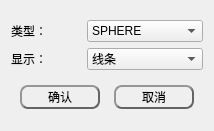
<?xml version="1.0" encoding="UTF-8"?>
<ui version="4.0">
 <class>BOX3DDlgClass</class>
 <widget class="QWidget" name="BOX3DDlgClass">
  <property name="geometry">
   <rect>
    <x>0</x>
    <y>0</y>
    <width>214</width>
    <height>131</height>
   </rect>
  </property>
  <property name="windowTitle">
   <string>3D包容盒子</string>
  </property>
  <layout class="QGridLayout" name="gridLayout_2">
   <item row="0" column="0">
    <layout class="QGridLayout" name="gridLayout">
     <item row="0" column="0">
      <widget class="QLabel" name="label_10">
       <property name="text">
        <string>类型：</string>
       </property>
      </widget>
     </item>
     <item row="0" column="1">
      <widget class="QComboBox" name="BOXtype">
       <item>
        <property name="text">
         <string>SPHERE</string>
        </property>
       </item>
       <item>
        <property name="text">
         <string>AABB</string>
        </property>
       </item>
       <item>
        <property name="text">
         <string>OBB</string>
        </property>
       </item>
       <item>
        <property name="text">
         <string>CONVEX HULL</string>
        </property>
       </item>
      </widget>
     </item>
     <item row="1" column="0">
      <widget class="QLabel" name="label_11">
       <property name="text">
        <string>显示：</string>
       </property>
      </widget>
     </item>
     <item row="1" column="1">
      <widget class="QComboBox" name="show">
       <item>
        <property name="text">
         <string>线条</string>
        </property>
       </item>
       <item>
        <property name="text">
         <string>凸壳</string>
        </property>
       </item>
      </widget>
     </item>
    </layout>
   </item>
   <item row="1" column="0">
    <layout class="QHBoxLayout" name="horizontalLayout">
     <item>
      <spacer name="horizontalSpacer">
       <property name="orientation">
        <enum>Qt::Horizontal</enum>
       </property>
       <property name="sizeHint" stdset="0">
        <size>
         <width>40</width>
         <height>20</height>
        </size>
       </property>
      </spacer>
     </item>
     <item>
      <widget class="QPushButton" name="btn_ok">
       <property name="minimumSize">
        <size>
         <width>80</width>
         <height>24</height>
        </size>
       </property>
       <property name="maximumSize">
        <size>
         <width>97</width>
         <height>16777215</height>
        </size>
       </property>
       <property name="styleSheet">
        <string notr="true">QPushButton{
	color: rgb(0, 0, 0);
	background-color: rgba(255, 255, 255,0);
	border:2px outset rgb(100, 100, 100);
	border-radius:8px;
  	text-align: center center;
} 

/*鼠标放在按钮上方*/
QPushButton:hover:enabled {
	background-color: rgba(255, 255, 255,150);
	border:2px outset rgba(100, 100, 100,150);
} 

/*鼠标点击按钮*/
QPushButton:pressed:enabled {
	background-color: rgba(255, 255, 255,255);
	border:4px outset rgba(100, 100, 100,255);
}

QPushButton:enabled{ 
	color: rgb(0, 0, 0);
	background-color: rgba(255, 255, 255,0);
	border:2px outset rgb(100, 100, 100);
}

QPushButton:disabled{ 
	color: rgb(150, 150, 150);
	background-color: rgba(150, 150, 150,0);
	border:2px outset rgb(100, 100, 100);
}</string>
       </property>
       <property name="text">
        <string>确认</string>
       </property>
      </widget>
     </item>
     <item>
      <spacer name="horizontalSpacer_2">
       <property name="orientation">
        <enum>Qt::Horizontal</enum>
       </property>
       <property name="sizeHint" stdset="0">
        <size>
         <width>40</width>
         <height>20</height>
        </size>
       </property>
      </spacer>
     </item>
     <item>
      <widget class="QPushButton" name="btn_cancel">
       <property name="minimumSize">
        <size>
         <width>80</width>
         <height>24</height>
        </size>
       </property>
       <property name="styleSheet">
        <string notr="true">QPushButton{
	color: rgb(0, 0, 0);
	background-color: rgba(255, 255, 255,0);
	border:2px outset rgb(100, 100, 100);
	border-radius:8px;
  	text-align: center center;
} 

/*鼠标放在按钮上方*/
QPushButton:hover:enabled {
	background-color: rgba(255, 255, 255,150);
	border:2px outset rgba(100, 100, 100,150);
} 

/*鼠标点击按钮*/
QPushButton:pressed:enabled {
	background-color: rgba(255, 255, 255,255);
	border:4px outset rgba(100, 100, 100,255);
}

QPushButton:enabled{ 
	color: rgb(0, 0, 0);
	background-color: rgba(255, 255, 255,0);
	border:2px outset rgb(100, 100, 100);
}

QPushButton:disabled{ 
	color: rgb(150, 150, 150);
	background-color: rgba(150, 150, 150,0);
	border:2px outset rgb(100, 100, 100);
}</string>
       </property>
       <property name="text">
        <string>取消</string>
       </property>
      </widget>
     </item>
     <item>
      <spacer name="horizontalSpacer_3">
       <property name="orientation">
        <enum>Qt::Horizontal</enum>
       </property>
       <property name="sizeHint" stdset="0">
        <size>
         <width>40</width>
         <height>20</height>
        </size>
       </property>
      </spacer>
     </item>
    </layout>
   </item>
  </layout>
 </widget>
 <layoutdefault spacing="6" margin="11"/>
 <resources/>
 <connections/>
</ui>
